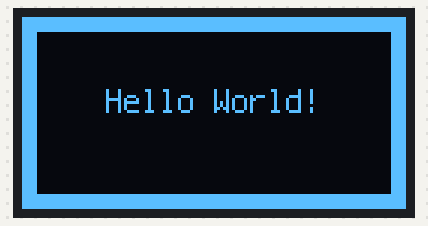
A program run on a simulated Raspberry Pi Pico running CircuitPython. Parts: 128×64 one-colour display. What the program prints to the serial console is not drawn.

Above: at 0.1 s.

The program:

code.py
```python
# This script supports the Raspberry Pi Pico board and the Lilygo ESP32-S2 board
# Raspberry Pi Pico: http://educ8s.tv/part/RaspberryPiPico
# ESP32-S2 Board: http://educ8s.tv/part/esp32s2
# OLED DISPLAY: https://educ8s.tv/part/OLED096

import board, busio, displayio, os, terminalio
import adafruit_displayio_ssd1306
from adafruit_display_text import label

displayio.release_displays()

board_type = os.uname().machine
print(f"Board: {board_type}")

if 'Pico' in board_type:
    sda, scl = board.GP0, board.GP1
    print("Supported.")

elif 'ESP32-S2' in board_type:
    scl, sda = board.IO41, board.IO40 # With the ESP32-S2 you can use any IO pins as I2C pins
    print("Supported.")

else:
    print("This board is not directly supported. Change the pin definitions above.")

i2c = busio.I2C(scl, sda)
display_bus = displayio.I2CDisplay(i2c, device_address=0x3C)
display = adafruit_displayio_ssd1306.SSD1306(display_bus, width=128, height=64)

# Make the display context
splash = displayio.Group()
display.show(splash)

color_bitmap = displayio.Bitmap(128, 64, 1)
color_palette = displayio.Palette(1)
color_palette[0] = 0xFFFFFF  # White

bg_sprite = displayio.TileGrid(color_bitmap, pixel_shader=color_palette, x=0, y=0)
splash.append(bg_sprite)

# Draw a smaller inner rectangle
inner_bitmap = displayio.Bitmap(118, 54, 1)
inner_palette = displayio.Palette(1)
inner_palette[0] = 0x000000  # Black
inner_sprite = displayio.TileGrid(inner_bitmap, pixel_shader=inner_palette, x=5, y=5)
splash.append(inner_sprite)

# Draw a label
text = "Hello World!"
text_area = label.Label(terminalio.FONT, text=text, color=0xFFFF00, x=28, y=28)
splash.append(text_area)

while True:
    pass
```
